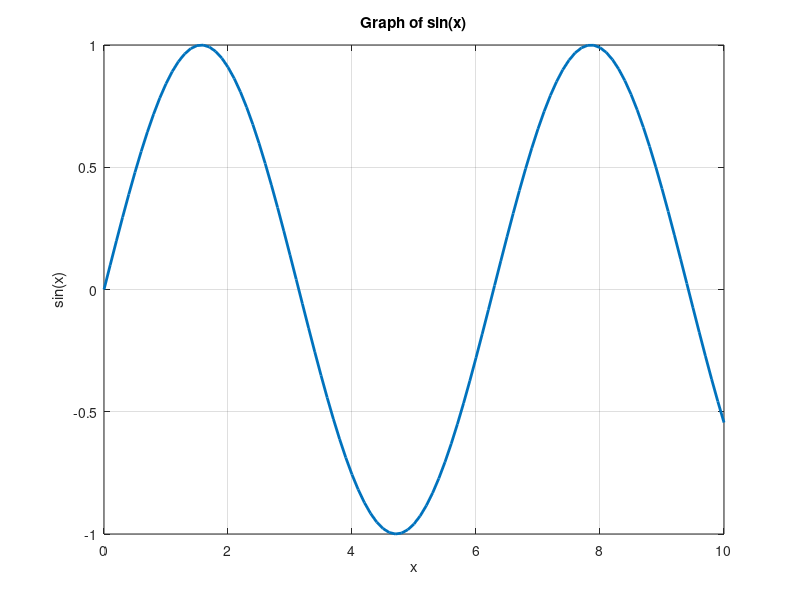

Here is the MATLAB script that generated this plot:

% Basic math and matrix operations example

%% 1. Simple arithmetic
a = 10;
b = 3;
disp(['Sum: ', num2str(a + b)]);
disp(['Difference: ', num2str(a - b)]);
disp(['Product: ', num2str(a * b)]);
disp(['Quotient: ', num2str(a / b)]);
disp(['Power (a^2): ', num2str(a^2)]);

%% 2. Matrix operations
A = [1 2; 3 4];
B = [5 6; 7 8];

C = A + B;          
D = A * B;          % matrix multiplication
E = A';             % transpose
F = inv(A);         % inverse

disp('Matrix A + B:');
disp(C);

disp('Matrix A * B:');
disp(D);

disp('Inverse of A:');
disp(F);

%% 3. E = mc^2 (same as the Python example earlier)
mass = 1;              
c = 299792458;         
Energy = mass * c^2;

fprintf('Energy (E = mc^2): %.4e joules\n', Energy);

%% 4. Plotting a graph
x = 0:0.1:10;
y = sin(x);

figure;
plot(x, y, 'LineWidth', 2);
title('Graph of sin(x)');
xlabel('x');
ylabel('sin(x)');
grid on;

%% 5. Loop and conditional example
for i = 1:5
    if mod(i, 2) == 0
        fprintf('%d is even\n', i);
    else
        fprintf('%d is odd\n', i);
    end
end
